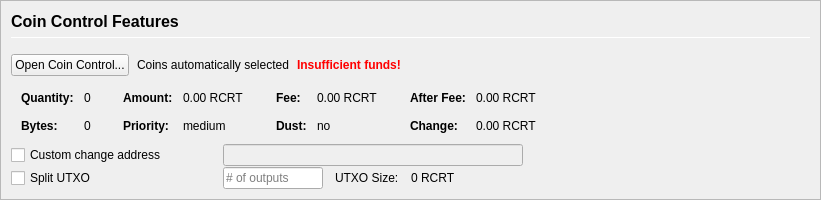
         <widget class="QFrame" name="frameCoinControl">
          <property name="sizePolicy">
           <sizepolicy hsizetype="Expanding" vsizetype="Expanding">
            <horstretch>0</horstretch>
            <verstretch>0</verstretch>
           </sizepolicy>
          </property>
          <property name="maximumSize">
           <size>
            <width>16777215</width>
            <height>16777215</height>
           </size>
          </property>
          <property name="frameShape">
           <enum>QFrame::StyledPanel</enum>
          </property>
          <property name="frameShadow">
           <enum>QFrame::Sunken</enum>
          </property>
          <layout class="QVBoxLayout" name="verticalLayoutCoinControl2">
           <property name="spacing">
            <number>0</number>
           </property>
           <property name="leftMargin">
            <number>0</number>
           </property>
           <property name="topMargin">
            <number>0</number>
           </property>
           <property name="rightMargin">
            <number>0</number>
           </property>
           <property name="bottomMargin">
            <number>0</number>
           </property>
           <item>
            <widget class="QFrame" name="frameCoinControl_BG">
             <layout class="QVBoxLayout" name="verticalLayoutCoinControl" stretch="0,0,0,0,0,0">
              <property name="spacing">
               <number>1</number>
              </property>
              <property name="leftMargin">
               <number>10</number>
              </property>
              <property name="topMargin">
               <number>10</number>
              </property>
              <item>
               <layout class="QHBoxLayout" name="horizontalLayoutCoinControl1">
                <property name="bottomMargin">
                 <number>15</number>
                </property>
                <item>
                 <layout class="QVBoxLayout" name="verticalLayout_3">
                  <property name="spacing">
                   <number>6</number>
                  </property>
                  <item>
                   <widget class="QLabel" name="labelCoinControlFeatures">
                    <property name="sizePolicy">
                     <sizepolicy hsizetype="Preferred" vsizetype="Maximum">
                      <horstretch>0</horstretch>
                      <verstretch>0</verstretch>
                     </sizepolicy>
                    </property>
                    <property name="minimumSize">
                     <size>
                      <width>0</width>
                      <height>20</height>
                     </size>
                    </property>
                    <property name="font">
                     <font>
                      <pointsize>12</pointsize>
                      <weight>75</weight>
                      <bold>true</bold>
                     </font>
                    </property>
                    <property name="styleSheet">
                     <string notr="true">font-weight:bold;</string>
                    </property>
                    <property name="text">
                     <string>Coin Control Features</string>
                    </property>
                   </widget>
                  </item>
                  <item>
                   <widget class="Line" name="line">
                    <property name="minimumSize">
                     <size>
                      <width>0</width>
                      <height>1</height>
                     </size>
                    </property>
                    <property name="maximumSize">
                     <size>
                      <width>16777215</width>
                      <height>1</height>
                     </size>
                    </property>
                    <property name="orientation">
                     <enum>Qt::Horizontal</enum>
                    </property>
                   </widget>
                  </item>
                 </layout>
                </item>
               </layout>
              </item>
              <item>
               <layout class="QHBoxLayout" name="horizontalLayoutCoinControl2" stretch="0,0,0,0">
                <property name="spacing">
                 <number>8</number>
                </property>
                <property name="bottomMargin">
                 <number>10</number>
                </property>
                <item>
                 <widget class="QPushButton" name="pushButtonCoinControl">
                  <property name="styleSheet">
                   <string notr="true"/>
                  </property>
                  <property name="text">
                   <string>Open Coin Control...</string>
                  </property>
                  <property name="autoDefault">
                   <bool>false</bool>
                  </property>
                 </widget>
                </item>
                <item>
                 <widget class="QLabel" name="labelCoinControlAutomaticallySelected">
                  <property name="text">
                   <string>Coins automatically selected</string>
                  </property>
                  <property name="margin">
                   <number>5</number>
                  </property>
                 </widget>
                </item>
                <item>
                 <widget class="QLabel" name="labelCoinControlInsuffFunds">
                  <property name="font">
                   <font>
                    <weight>75</weight>
                    <bold>true</bold>
                   </font>
                  </property>
                  <property name="styleSheet">
                   <string notr="true">color:red;font-weight:bold;</string>
                  </property>
                  <property name="text">
                   <string>Insufficient funds!</string>
                  </property>
                  <property name="margin">
                   <number>5</number>
                  </property>
                 </widget>
                </item>
                <item>
                 <spacer name="horizontalSpacerCoinControl">
                  <property name="orientation">
                   <enum>Qt::Horizontal</enum>
                  </property>
                  <property name="sizeHint" stdset="0">
                   <size>
                    <width>40</width>
                    <height>1</height>
                   </size>
                  </property>
                 </spacer>
                </item>
               </layout>
              </item>
              <item>
               <widget class="QWidget" name="widgetCoinControl" native="true">
                <property name="sizePolicy">
                 <sizepolicy hsizetype="Preferred" vsizetype="Preferred">
                  <horstretch>0</horstretch>
                  <verstretch>0</verstretch>
                 </sizepolicy>
                </property>
                <property name="minimumSize">
                 <size>
                  <width>0</width>
                  <height>0</height>
                 </size>
                </property>
                <property name="styleSheet">
                 <string notr="true"/>
                </property>
                <layout class="QHBoxLayout" name="horizontalLayoutCoinControl5">
                 <property name="leftMargin">
                  <number>0</number>
                 </property>
                 <property name="topMargin">
                  <number>0</number>
                 </property>
                 <property name="rightMargin">
                  <number>0</number>
                 </property>
                 <property name="bottomMargin">
                  <number>0</number>
                 </property>
                 <item>
                  <layout class="QHBoxLayout" name="horizontalLayoutCoinControl3" stretch="0,0,0,1">
                   <property name="spacing">
                    <number>20</number>
                   </property>
                   <property name="topMargin">
                    <number>0</number>
                   </property>
                   <property name="bottomMargin">
                    <number>10</number>
                   </property>
                   <item>
                    <layout class="QFormLayout" name="formLayoutCoinControl1">
                     <property name="horizontalSpacing">
                      <number>10</number>
                     </property>
                     <property name="verticalSpacing">
                      <number>14</number>
                     </property>
                     <property name="leftMargin">
                      <number>10</number>
                     </property>
                     <property name="topMargin">
                      <number>4</number>
                     </property>
                     <property name="rightMargin">
                      <number>6</number>
                     </property>
                     <item row="0" column="0">
                      <widget class="QLabel" name="labelCoinControlQuantityText">
                       <property name="font">
                        <font>
                         <weight>75</weight>
                         <bold>true</bold>
                        </font>
                       </property>
                       <property name="text">
                        <string>Quantity:</string>
                       </property>
                       <property name="margin">
                        <number>0</number>
                       </property>
                      </widget>
                     </item>
                     <item row="0" column="1">
                      <widget class="QLabel" name="labelCoinControlQuantity">
                       <property name="cursor">
                        <cursorShape>IBeamCursor</cursorShape>
                       </property>
                       <property name="contextMenuPolicy">
                        <enum>Qt::ActionsContextMenu</enum>
                       </property>
                       <property name="text">
                        <string notr="true">0</string>
                       </property>
                       <property name="margin">
                        <number>0</number>
                       </property>
                       <property name="textInteractionFlags">
                        <set>Qt::LinksAccessibleByMouse|Qt::TextSelectableByKeyboard|Qt::TextSelectableByMouse</set>
                       </property>
                      </widget>
                     </item>
                     <item row="1" column="0">
                      <widget class="QLabel" name="labelCoinControlBytesText">
                       <property name="font">
                        <font>
                         <weight>75</weight>
                         <bold>true</bold>
                        </font>
                       </property>
                       <property name="text">
                        <string>Bytes:</string>
                       </property>
                      </widget>
                     </item>
                     <item row="1" column="1">
                      <widget class="QLabel" name="labelCoinControlBytes">
                       <property name="cursor">
                        <cursorShape>IBeamCursor</cursorShape>
                       </property>
                       <property name="contextMenuPolicy">
                        <enum>Qt::ActionsContextMenu</enum>
                       </property>
                       <property name="text">
                        <string notr="true">0</string>
                       </property>
                       <property name="textInteractionFlags">
                        <set>Qt::LinksAccessibleByMouse|Qt::TextSelectableByKeyboard|Qt::TextSelectableByMouse</set>
                       </property>
                      </widget>
                     </item>
                    </layout>
                   </item>
                   <item>
                    <layout class="QFormLayout" name="formLayoutCoinControl2">
                     <property name="horizontalSpacing">
                      <number>10</number>
                     </property>
                     <property name="verticalSpacing">
                      <number>14</number>
                     </property>
                     <property name="leftMargin">
                      <number>6</number>
                     </property>
                     <property name="topMargin">
                      <number>4</number>
                     </property>
                     <property name="rightMargin">
                      <number>6</number>
                     </property>
                     <item row="0" column="0">
                      <widget class="QLabel" name="labelCoinControlAmountText">
                       <property name="font">
                        <font>
                         <weight>75</weight>
                         <bold>true</bold>
                        </font>
                       </property>
                       <property name="text">
                        <string>Amount:</string>
                       </property>
                       <property name="margin">
                        <number>0</number>
                       </property>
                      </widget>
                     </item>
                     <item row="0" column="1">
                      <widget class="QLabel" name="labelCoinControlAmount">
                       <property name="cursor">
                        <cursorShape>IBeamCursor</cursorShape>
                       </property>
                       <property name="contextMenuPolicy">
                        <enum>Qt::ActionsContextMenu</enum>
                       </property>
                       <property name="text">
                        <string notr="true">0.00 RCRT</string>
                       </property>
                       <property name="textInteractionFlags">
                        <set>Qt::LinksAccessibleByMouse|Qt::TextSelectableByKeyboard|Qt::TextSelectableByMouse</set>
                       </property>
                      </widget>
                     </item>
                     <item row="1" column="0">
                      <widget class="QLabel" name="labelCoinControlPriorityText">
                       <property name="font">
                        <font>
                         <weight>75</weight>
                         <bold>true</bold>
                        </font>
                       </property>
                       <property name="text">
                        <string>Priority:</string>
                       </property>
                      </widget>
                     </item>
                     <item row="1" column="1">
                      <widget class="QLabel" name="labelCoinControlPriority">
                       <property name="cursor">
                        <cursorShape>IBeamCursor</cursorShape>
                       </property>
                       <property name="contextMenuPolicy">
                        <enum>Qt::ActionsContextMenu</enum>
                       </property>
                       <property name="text">
                        <string>medium</string>
                       </property>
                       <property name="textInteractionFlags">
                        <set>Qt::LinksAccessibleByMouse|Qt::TextSelectableByKeyboard|Qt::TextSelectableByMouse</set>
                       </property>
                      </widget>
                     </item>
                    </layout>
                   </item>
                   <item>
                    <layout class="QFormLayout" name="formLayoutCoinControl3">
                     <property name="horizontalSpacing">
                      <number>10</number>
                     </property>
                     <property name="verticalSpacing">
                      <number>14</number>
                     </property>
                     <property name="leftMargin">
                      <number>6</number>
                     </property>
                     <property name="topMargin">
                      <number>4</number>
                     </property>
                     <property name="rightMargin">
                      <number>6</number>
                     </property>
                     <item row="0" column="0">
                      <widget class="QLabel" name="labelCoinControlFeeText">
                       <property name="font">
                        <font>
                         <weight>75</weight>
                         <bold>true</bold>
                        </font>
                       </property>
                       <property name="text">
                        <string>Fee:</string>
                       </property>
                       <property name="margin">
                        <number>0</number>
                       </property>
                      </widget>
                     </item>
                     <item row="0" column="1">
                      <widget class="QLabel" name="labelCoinControlFee">
                       <property name="cursor">
                        <cursorShape>IBeamCursor</cursorShape>
                       </property>
                       <property name="contextMenuPolicy">
                        <enum>Qt::ActionsContextMenu</enum>
                       </property>
                       <property name="text">
                        <string notr="true">0.00 RCRT</string>
                       </property>
                       <property name="textInteractionFlags">
                        <set>Qt::LinksAccessibleByMouse|Qt::TextSelectableByKeyboard|Qt::TextSelectableByMouse</set>
                       </property>
                      </widget>
                     </item>
                     <item row="1" column="0">
                      <widget class="QLabel" name="labelCoinControlLowOutputText">
                       <property name="font">
                        <font>
                         <weight>75</weight>
                         <bold>true</bold>
                        </font>
                       </property>
                       <property name="text">
                        <string>Dust:</string>
                       </property>
                      </widget>
                     </item>
                     <item row="1" column="1">
                      <widget class="QLabel" name="labelCoinControlLowOutput">
                       <property name="cursor">
                        <cursorShape>IBeamCursor</cursorShape>
                       </property>
                       <property name="contextMenuPolicy">
                        <enum>Qt::ActionsContextMenu</enum>
                       </property>
                       <property name="text">
                        <string>no</string>
                       </property>
                       <property name="textInteractionFlags">
                        <set>Qt::LinksAccessibleByMouse|Qt::TextSelectableByKeyboard|Qt::TextSelectableByMouse</set>
                       </property>
                      </widget>
                     </item>
                    </layout>
                   </item>
                   <item>
                    <layout class="QFormLayout" name="formLayoutCoinControl4">
                     <property name="horizontalSpacing">
                      <number>10</number>
                     </property>
                     <property name="verticalSpacing">
                      <number>14</number>
                     </property>
                     <property name="leftMargin">
                      <number>6</number>
                     </property>
                     <property name="topMargin">
                      <number>4</number>
                     </property>
                     <property name="rightMargin">
                      <number>6</number>
                     </property>
                     <item row="0" column="0">
                      <widget class="QLabel" name="labelCoinControlAfterFeeText">
                       <property name="font">
                        <font>
                         <weight>75</weight>
                         <bold>true</bold>
                        </font>
                       </property>
                       <property name="text">
                        <string>After Fee:</string>
                       </property>
                       <property name="margin">
                        <number>0</number>
                       </property>
                      </widget>
                     </item>
                     <item row="0" column="1">
                      <widget class="QLabel" name="labelCoinControlAfterFee">
                       <property name="cursor">
                        <cursorShape>IBeamCursor</cursorShape>
                       </property>
                       <property name="contextMenuPolicy">
                        <enum>Qt::ActionsContextMenu</enum>
                       </property>
                       <property name="text">
                        <string notr="true">0.00 RCRT</string>
                       </property>
                       <property name="textInteractionFlags">
                        <set>Qt::LinksAccessibleByMouse|Qt::TextSelectableByKeyboard|Qt::TextSelectableByMouse</set>
                       </property>
                      </widget>
                     </item>
                     <item row="1" column="0">
                      <widget class="QLabel" name="labelCoinControlChangeText">
                       <property name="font">
                        <font>
                         <weight>75</weight>
                         <bold>true</bold>
                        </font>
                       </property>
                       <property name="text">
                        <string>Change:</string>
                       </property>
                      </widget>
                     </item>
                     <item row="1" column="1">
                      <widget class="QLabel" name="labelCoinControlChange">
                       <property name="cursor">
                        <cursorShape>IBeamCursor</cursorShape>
                       </property>
                       <property name="contextMenuPolicy">
                        <enum>Qt::ActionsContextMenu</enum>
                       </property>
                       <property name="text">
                        <string notr="true">0.00 RCRT</string>
                       </property>
                       <property name="textInteractionFlags">
                        <set>Qt::LinksAccessibleByMouse|Qt::TextSelectableByKeyboard|Qt::TextSelectableByMouse</set>
                       </property>
                      </widget>
                     </item>
                    </layout>
                   </item>
                  </layout>
                 </item>
                </layout>
               </widget>
              </item>
              <item>
               <layout class="QHBoxLayout" name="horizontalLayoutCoinControl4">
                <property name="spacing">
                 <number>12</number>
                </property>
                <property name="sizeConstraint">
                 <enum>QLayout::SetDefaultConstraint</enum>
                </property>
                <property name="topMargin">
                 <number>0</number>
                </property>
                <property name="rightMargin">
                 <number>0</number>
                </property>
                <item>
                 <widget class="QCheckBox" name="checkBoxCoinControlChange">
                  <property name="sizePolicy">
                   <sizepolicy hsizetype="Preferred" vsizetype="Preferred">
                    <horstretch>0</horstretch>
                    <verstretch>0</verstretch>
                   </sizepolicy>
                  </property>
                  <property name="minimumSize">
                   <size>
                    <width>200</width>
                    <height>0</height>
                   </size>
                  </property>
                  <property name="maximumSize">
                   <size>
                    <width>200</width>
                    <height>16777215</height>
                   </size>
                  </property>
                  <property name="toolTip">
                   <string>If this is activated, but the change address is empty or invalid, change will be sent to a newly generated address.</string>
                  </property>
                  <property name="text">
                   <string>Custom change address</string>
                  </property>
                 </widget>
                </item>
                <item>
                 <widget class="QValidatedLineEdit" name="lineEditCoinControlChange">
                  <property name="enabled">
                   <bool>false</bool>
                  </property>
                  <property name="sizePolicy">
                   <sizepolicy hsizetype="Preferred" vsizetype="Preferred">
                    <horstretch>0</horstretch>
                    <verstretch>0</verstretch>
                   </sizepolicy>
                  </property>
                  <property name="minimumSize">
                   <size>
                    <width>300</width>
                    <height>0</height>
                   </size>
                  </property>
                 </widget>
                </item>
                <item>
                 <widget class="QLabel" name="labelCoinControlChangeLabel">
                  <property name="sizePolicy">
                   <sizepolicy hsizetype="Preferred" vsizetype="Preferred">
                    <horstretch>0</horstretch>
                    <verstretch>0</verstretch>
                   </sizepolicy>
                  </property>
                  <property name="minimumSize">
                   <size>
                    <width>100</width>
                    <height>0</height>
                   </size>
                  </property>
                  <property name="text">
                   <string/>
                  </property>
                  <property name="margin">
                   <number>3</number>
                  </property>
                 </widget>
                </item>
               </layout>
              </item>
              <item>
               <layout class="QHBoxLayout" name="horizontalLayoutCoinControl6">
                <property name="spacing">
                 <number>12</number>
                </property>
                <property name="rightMargin">
                 <number>0</number>
                </property>
                <item>
                 <widget class="QCheckBox" name="splitBlockCheckBox">
                  <property name="sizePolicy">
                   <sizepolicy hsizetype="Preferred" vsizetype="Preferred">
                    <horstretch>0</horstretch>
                    <verstretch>0</verstretch>
                   </sizepolicy>
                  </property>
                  <property name="minimumSize">
                   <size>
                    <width>200</width>
                    <height>0</height>
                   </size>
                  </property>
                  <property name="maximumSize">
                   <size>
                    <width>200</width>
                    <height>16777215</height>
                   </size>
                  </property>
                  <property name="text">
                   <string>Split UTXO</string>
                  </property>
                 </widget>
                </item>
                <item>
                 <widget class="QLineEdit" name="splitBlockLineEdit">
                  <property name="sizePolicy">
                   <sizepolicy hsizetype="Preferred" vsizetype="Preferred">
                    <horstretch>50</horstretch>
                    <verstretch>0</verstretch>
                   </sizepolicy>
                  </property>
                  <property name="minimumSize">
                   <size>
                    <width>100</width>
                    <height>0</height>
                   </size>
                  </property>
                  <property name="maximumSize">
                   <size>
                    <width>100</width>
                    <height>16777215</height>
                   </size>
                  </property>
                  <property name="placeholderText">
                   <string># of outputs</string>
                  </property>
                 </widget>
                </item>
                <item>
                 <widget class="QLabel" name="labelBlockSizeText">
                  <property name="text">
                   <string>UTXO Size:</string>
                  </property>
                 </widget>
                </item>
                <item>
                 <widget class="QLabel" name="labelBlockSize">
                  <property name="text">
                   <string>0 RCRT</string>
                  </property>
                 </widget>
                </item>
                <item>
                 <spacer name="horizontalSpacer_7">
                  <property name="orientation">
                   <enum>Qt::Horizontal</enum>
                  </property>
                  <property name="sizeHint" stdset="0">
                   <size>
                    <width>40</width>
                    <height>20</height>
                   </size>
                  </property>
                 </spacer>
                </item>
               </layout>
              </item>
              <item>
               <spacer name="verticalSpacerCoinControl">
                <property name="orientation">
                 <enum>Qt::Vertical</enum>
                </property>
                <property name="sizeHint" stdset="0">
                 <size>
                  <width>800</width>
                  <height>1</height>
                 </size>
                </property>
               </spacer>
              </item>
             </layout>
            </widget>
           </item>
          </layout>
         </widget>
